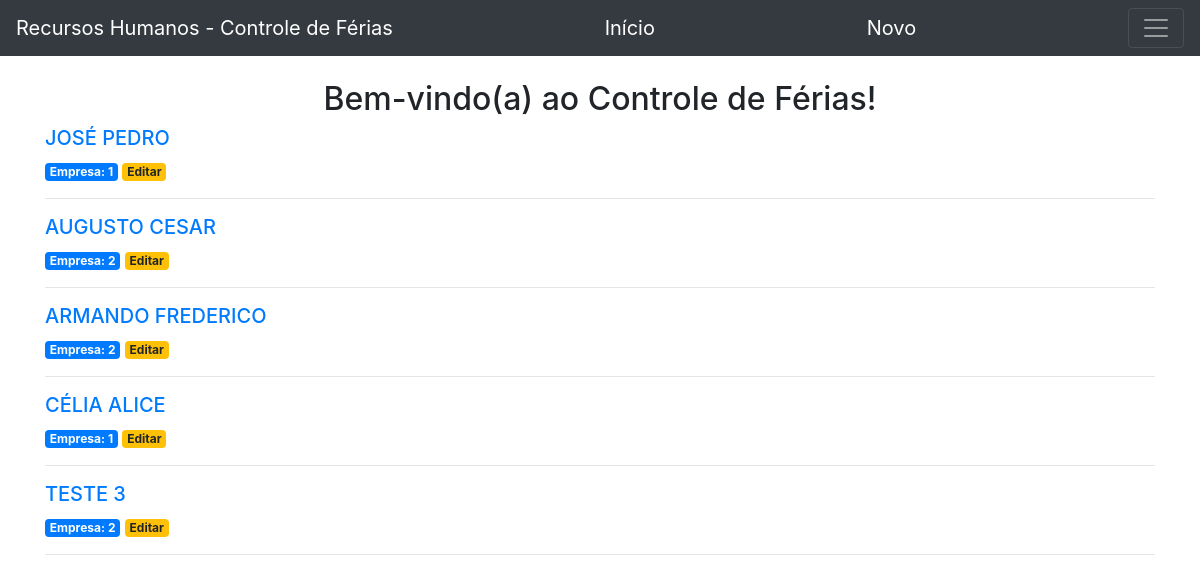
Before: / with the older database file.
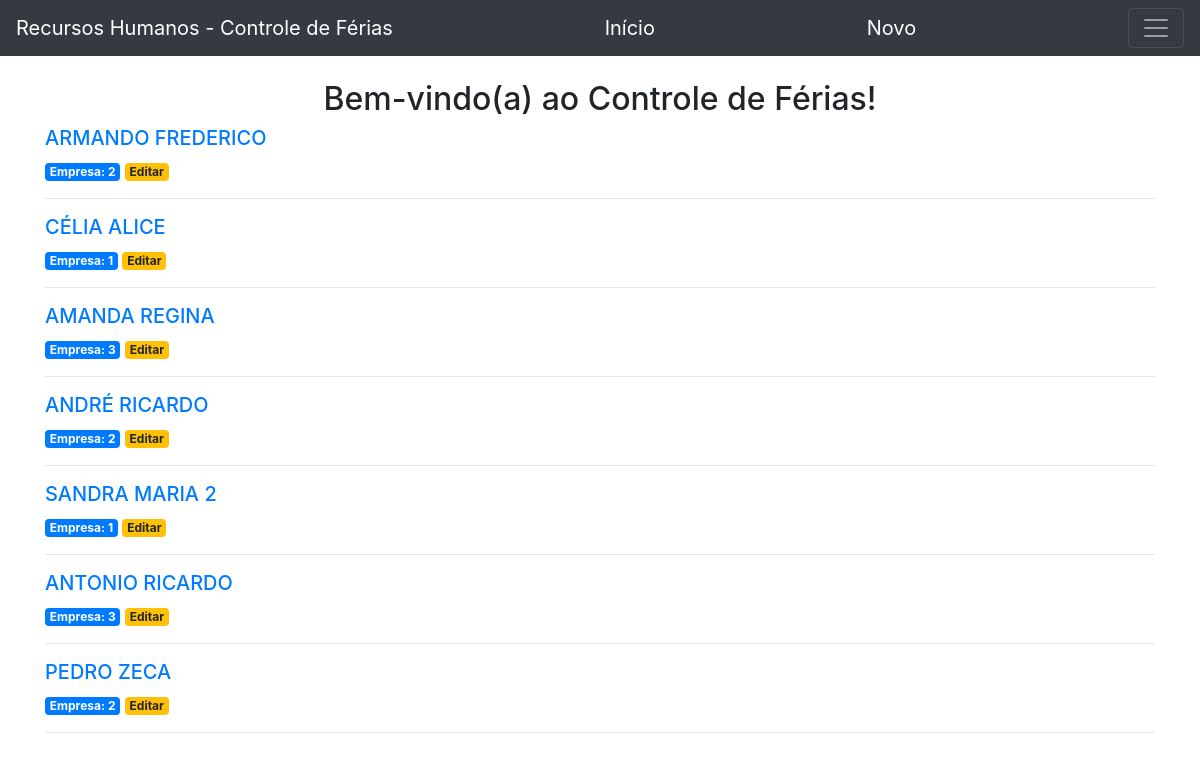
After: the same page with the newer database file.
### app.py (models this page shows)
class Controle_ferias(db.Model):
    id = db.Column(db.Integer, primary_key=True)
    inclusao = db.Column(db.DateTime, default=datetime.datetime.utcnow)
    empresaid = db.Column(db.Integer, nullable=False)
    pessoa = db.Column(db.String(60), nullable=False)
    data_inicio_ferias = db.Column(db.Date)
    data_fim_ferias = db.Column(db.Date)
    valor_ferias = db.Column(db.Float, nullable=False)

### app.py (the view)
@app.route('/')
def index():
    cf = Controle_ferias.query.all()
    return render_template('index.html', cf=cf)

### templates/index.html
{% extends 'base.html' %}
{% block content %}
    <br><div><h2 >{% block title %}<center> Bem-vindo(a) ao Controle de Férias! </center>{% endblock title %}</h2></div>
    {% for cf2 in cf %}
        <a href="{{ url_for('cf2', cf2_id=cf2['id']) }}">
            <h5 style="text-transform:uppercase">{{ cf2.pessoa }}
            </h5>
        </a>
        <span class="badge badge-primary"> Empresa: {{ cf2['empresaid'] }} </span>
        <a href="{{ url_for('editar', cf2_id=cf2['id']) }}">
            <span class="badge badge-warning">Editar</span>
        </a>
        <hr>
    {% endfor %}
{% endblock %}

### templates/base.html (shortened to what this page needs)
<!doctype html>
<html lang='pt-BR'>
    <head>
        <link rel="stylesheet" href="https://cdn.jsdelivr.net/npm/bootstrap@4.6.0/dist/css/bootstrap.min.css">
        <link rel="stylesheet" href="<link href="https://cdn.jsdelivr.net/npm/bootstrap@5.1.3/dist/css/bootstrap.min.css" rel="stylesheet">
    </head>
    <body>
<nav class="navbar navbar-dark bg-dark">
  <a class="navbar-brand" href="">Recursos Humanos - Controle de Férias</a>
  <a class="navbar-brand" href="http://localhost:5000">Início</a>
  <a class="navbar-brand" href="novo">Novo</a>
    <button class="navbar-toggler" type="button" data-toggle="collapse" data-target="#conteudoNavbarSuportado" aria-controls="conteudoNavbarSuportado" aria-expanded="false" aria-label="Alterna navegação">
    <span class="navbar-toggler-icon"></span>
  </button>
</nav>
        <div class="container">
            {% block content  %}{% endblock content  %}
        </div>
    </body>
</html>

Changed rows visible on the page:
removed Controle_ferias: pessoa "JOSÉ PEDRO", empresaid "1"
removed Controle_ferias: pessoa "AUGUSTO CESAR", empresaid "2"
removed Controle_ferias: pessoa "TESTE 3", empresaid "2"
added Controle_ferias: pessoa "AMANDA REGINA", empresaid "3"
added Controle_ferias: pessoa "ANDRÉ RICARDO", empresaid "2"
added Controle_ferias: pessoa "SANDRA MARIA 2", empresaid "1"
added Controle_ferias: pessoa "ANTONIO RICARDO", empresaid "3"
added Controle_ferias: pessoa "PEDRO ZECA", empresaid "2"
